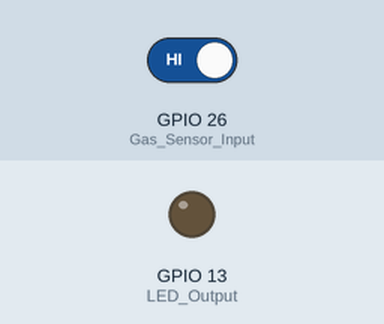
Recording of a sketch running on a simulated ESP32. On the bench: output pins drawn as LEDs (lit = HIGH). Dashed ring = blinking. The inputs (shaded band) are chosen by the test bench; at power-on: GPIO 26 (Gas_Sensor_Input) HIGH.

Above: at 1.2 s.
1.3 s: GPIO 26 (Gas_Sensor_Input) driven LOW
At 1.42 s:
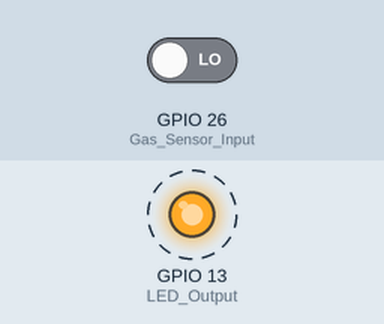
4.3 s: GPIO 26 (Gas_Sensor_Input) driven HIGH
At 5.0 s:
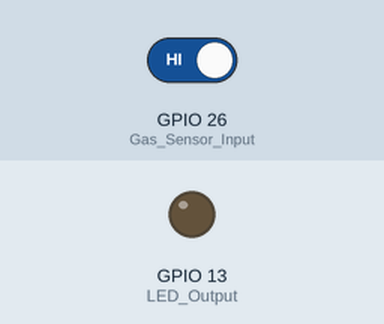
Timing chart, 0 to 7.3 s (numbered marks = the images above; inputs shaded):
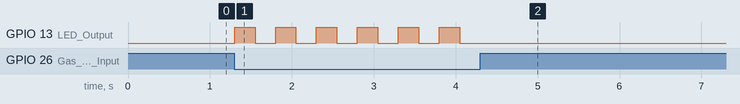

The sketch:

Gas_sensor.ino
```cpp
int x;
void setup() {
  pinMode(26, INPUT); // Gas Sensor Input
  pinMode(13, OUTPUT); // LED Output
}
void loop() {
  x = digitalRead(26);
  if (x == 0) {
    digitalWrite(13, 1);
    delay(250);
    digitalWrite(13, 0);
    delay(250);
  } else digitalWrite(13, 0);
}
```

Measured:
- after the input at 1.3 s, GPIO 13 (LED_Output): alternates HIGH for 0.25 s and LOW for 0.25 s, starting at once
- after the input at 4.3 s, GPIO 13 (LED_Output): stops changing and stays LOW
